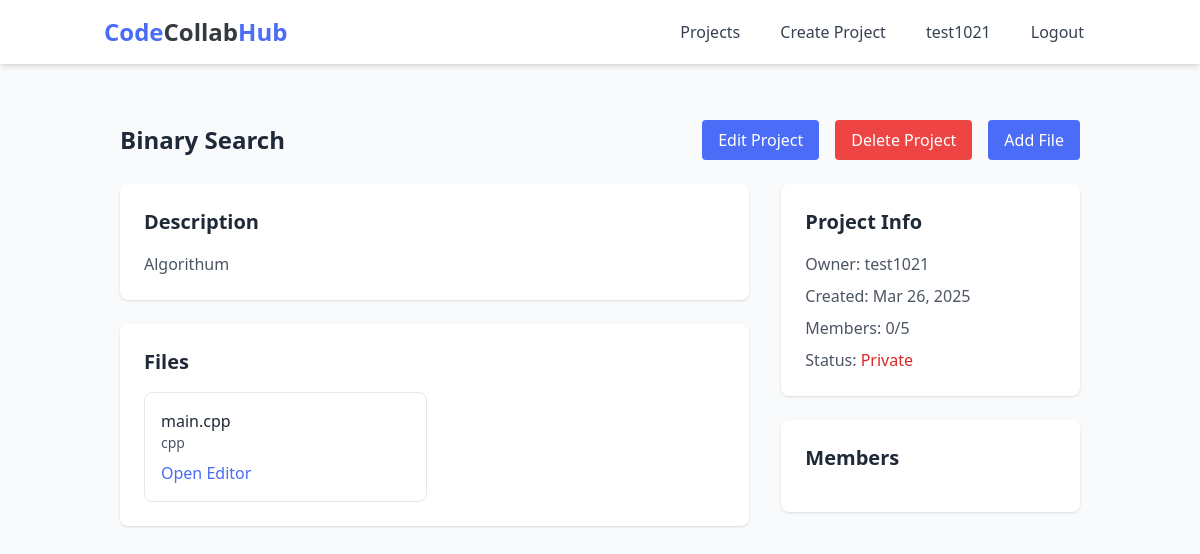
Screenshot of /projects/1/ (signed in) with the database file from the repository.
### projects/models.py (models this page shows, shortened)
class Project(models.Model):
    LANGUAGE_CHOICES = [
        ('python', 'Python'),
        ('javascript', 'JavaScript'),
        ('java', 'Java'),
        ('cpp', 'C++'),
        ('csharp', 'C#'),
        ('php', 'PHP'),
        ('ruby', 'Ruby'),
        ('html', 'HTML/CSS'),
        ('other', 'Other'),
    ]
    name = models.CharField(max_length=200)
    description = models.TextField(blank=True)
    language = models.CharField(max_length=20, choices=LANGUAGE_CHOICES, default='python')
    created_at = models.DateTimeField(default=datetime.utcnow)
    updated_at = models.DateTimeField(default=datetime.utcnow)
    owner = models.ForeignKey(User, on_delete=models.CASCADE, related_name='owned_projects')
    is_public = models.BooleanField(default=False)
    max_members = models.IntegerField(default=5, validators=[MinValueValidator(2), MaxValueValidator(20)])
    members = models.ManyToManyField(User, through='ProjectMembership', related_name='member_projects')
    class Meta:
        ordering = ['-created_at']
        unique_together = ['owner', 'name']

class CodeFile(models.Model):
    LANGUAGE_CHOICES = [
        ('python', 'Python'),
        ('javascript', 'JavaScript'),
        ('java', 'Java'),
        ('cpp', 'C++'),
        ('csharp', 'C#'),
        ('php', 'PHP'),
        ('ruby', 'Ruby'),
        ('html', 'HTML'),
        ('css', 'CSS'),
        ('other', 'Other'),
    ]
    filename = models.CharField(max_length=255)
    language = models.CharField(max_length=20, choices=LANGUAGE_CHOICES)
    created_at = models.DateTimeField(default=datetime.utcnow)
    updated_at = models.DateTimeField(default=datetime.utcnow)
    project = models.ForeignKey('Project', on_delete=models.CASCADE, related_name='code_files')
    class Meta:
        ordering = ['-updated_at']
        unique_together = ['project', 'filename']

### projects/views.py (the view)
# urls.py: path('projects/<int:project_id>/', views.project_detail, name='project_detail'),
@login_required
def project_detail(request, project_id):
    try:
        project = Project.objects.get(id=project_id)
        is_owner = project.owner_id == request.user.id
        is_member = project.members.filter(id=request.user.id).exists()
        has_pending_request = project.requests.filter(
            requester=request.user,
            status='pending'
        ).exists()
        context = {
            'project': project,
            'is_owner': is_owner,
            'is_member': is_member,
            'has_pending_request': has_pending_request,
            'files': list(project.code_files.all()),
            'tasks': list(project.tasks.all()),
        }
        return render(request, 'projects/project_detail.html', context)
    except Project.DoesNotExist:
        messages.error(request, 'Project not found.')
        return redirect('project_list')

### templates/projects/project_detail.html (shortened to what this page needs)
{% extends 'base.html' %}
{% block content %}
<div class="container mx-auto px-4 py-8">
    <div class="flex justify-between items-center mb-6">
        <h1 class="text-2xl font-bold text-gray-800">{{ project.name }}</h1>
        <div class="flex gap-4">
            {% if is_owner %}
                <a href="{% url 'edit_project' project.id %}" class="px-4 py-2 bg-primary text-white rounded hover:bg-blue-600 transition">
                    Edit Project
                </a>
                <a href="{% url 'delete_project' project.id %}" class="px-4 py-2 bg-red-500 text-white rounded hover:bg-red-600 transition">
                    Delete Project
                </a>
                <a href="{% url 'create_file' project.id %}" class="px-4 py-2 bg-primary text-white rounded hover:bg-blue-600 transition">
                    Add File
                </a>
            {% elif is_member %}
                <a href="{% url 'create_file' project.id %}" class="px-4 py-2 bg-primary text-white rounded hover:bg-blue-600 transition">
                    Add File
                </a>
            {% endif %}
        </div>
    </div>
    <div class="grid grid-cols-1 lg:grid-cols-3 gap-8">
        <div class="lg:col-span-2">
            <div class="bg-white rounded-lg shadow p-6 mb-6">
                <h2 class="text-xl font-semibold text-gray-800 mb-4">Description</h2>
                <p class="text-gray-600">{{ project.description }}</p>
            </div>
            <div class="bg-white rounded-lg shadow p-6">
                <h2 class="text-xl font-semibold text-gray-800 mb-4">Files</h2>
                {% if files %}
                    <div class="grid grid-cols-1 md:grid-cols-2 gap-4">
                        {% for file in files %}
                        <div class="border rounded-lg p-4">
                            <h3 class="font-medium text-gray-800">{{ file.filename }}</h3>
                            <p class="text-sm text-gray-600 mb-2">{{ file.language }}</p>
                            <a href="{% url 'code_editor' project.id file.id %}" class="text-primary hover:text-blue-600 transition">
                                Open Editor
                            </a>
                        </div>
                        {% endfor %}
                    </div>
                {% else %}
                    <p class="text-gray-600">No files yet.</p>
                {% endif %}
            </div>
        </div>
        <div class="lg:col-span-1">
            <div class="bg-white rounded-lg shadow p-6 mb-6">
                <h2 class="text-xl font-semibold text-gray-800 mb-4">Project Info</h2>
                <div class="space-y-2">
                    <p class="text-gray-600">
                        <span class="font-medium">Owner:</span> {{ project.owner.username }}
                    </p>
                    <p class="text-gray-600">
                        <span class="font-medium">Created:</span> {{ project.created_at|date:"M d, Y" }}
                    </p>
                    <p class="text-gray-600">
                        <span class="font-medium">Members:</span> {{ project.members.count }}/{{ project.max_members }}
                    </p>
                    <p class="text-gray-600">
                        <span class="font-medium">Status:</span>
                        {% if project.is_public %}
                            <span class="text-green-600">Public</span>
                        {% else %}
                            <span class="text-red-600">Private</span>
                        {% endif %}
                    </p>
                </div>
            </div>
            <div class="bg-white rounded-lg shadow p-6">
                <h2 class="text-xl font-semibold text-gray-800 mb-4">Members</h2>
            </div>
        </div>
    </div>
</div>
{% endblock %}

### templates/base.html (shortened to what this page needs)
<!DOCTYPE html>
<html lang="en">
<head>
    <script src="https://cdn.tailwindcss.com"></script>
    <link rel="stylesheet" href="/static/css/main.css">
    <link rel="stylesheet" href="https://cdnjs.cloudflare.com/ajax/libs/codemirror/5.65.2/codemirror.min.css">
</head>
<body class="bg-gray-50 min-h-screen">
    <nav class="bg-white shadow-md">
        <div class="container mx-auto px-4 py-3">
            <div class="flex justify-between items-center">
                <a href="{% url 'project_list' %}" class="text-2xl font-bold text-primary">Code<span class="text-dark">Collab</span>Hub</a>
                <div class="flex space-x-4">
                    {% if user.is_authenticated %}
                        <a href="{% url 'project_list' %}" class="px-3 py-2 text-gray-700 hover:text-primary transition">Projects</a>
                        <a href="{% url 'create_project' %}" class="px-3 py-2 text-gray-700 hover:text-primary transition">Create Project</a>
                        <a href="{% url 'profile' %}" class="px-3 py-2 text-gray-700 hover:text-primary transition">{{ user.username }}</a>
                        <form method="post" action="{% url 'logout' %}" class="inline">
                            <button type="submit" class="px-3 py-2 text-gray-700 hover:text-primary transition cursor-pointer">Logout</button>
                        </form>
                    {% else %}
                        <a href="{% url 'login' %}" class="px-3 py-2 text-gray-700 hover:text-primary transition">Login</a>
                        <a href="{% url 'register' %}" class="px-3 py-2 text-gray-700 hover:text-primary transition">Register</a>
                    {% endif %}
                </div>
            </div>
        </div>
    </nav>
    <div class="container mx-auto px-4 py-6">
        {% block content %}{% endblock %}
    </div>
</body>
</html>

### static/css/main.css (style rules this page uses)
:root { --primary-color: #4a6cf7; --secondary-color: #6c757d; --background-color: #f8f9fa; --dark-color: #343a40; --light-color: #fff; --border-color: #dee2e6; --success-color: #28a745; --danger-color: #dc3545; --warning-color: #ffc107; --info-color: #17a2b8; }
body { font-family: 'Segoe UI', Tahoma, Geneva, Verdana, sans-serif; line-height: 1.6; color: var(--dark-color); background-color: var(--background-color); margin: 0; padding: 0; }
.container { width: 100%; max-width: 1200px; margin: 0 auto; padding: 0 15px; }

### rows the page displays
Project: name "Binary Search", description "Algorithum", owner.username "test1021", created_at "Mar 26, 2025", members.count "0", max_members "5"
CodeFile: filename "main.cpp", language "cpp"

### other values shown
{{ user.username }} "test1021"
